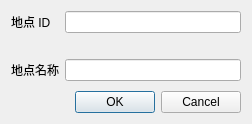
<?xml version="1.0" encoding="UTF-8"?>
<ui version="4.0">
 <class>NewLocationDialog</class>
 <widget class="QDialog" name="NewLocationDialog">
  <property name="geometry">
   <rect>
    <x>0</x>
    <y>0</y>
    <width>252</width>
    <height>124</height>
   </rect>
  </property>
  <property name="modal">
   <bool>true</bool>
  </property>
  <layout class="QVBoxLayout" name="verticalLayout">
   <item>
    <widget class="QFrame" name="form">
     <layout class="QFormLayout" name="formLayout">
      <property name="leftMargin">
       <number>0</number>
      </property>
      <property name="topMargin">
       <number>0</number>
      </property>
      <property name="rightMargin">
       <number>0</number>
      </property>
      <property name="bottomMargin">
       <number>0</number>
      </property>
      <item row="0" column="0">
       <widget class="QLabel" name="label_IdName">
        <property name="text">
         <string>地点 ID</string>
        </property>
       </widget>
      </item>
      <item row="0" column="1">
       <widget class="QLineEdit" name="lineEdit_IdName">
        <property name="clearButtonEnabled">
         <bool>true</bool>
        </property>
       </widget>
      </item>
      <item row="1" column="1">
       <widget class="QLabel" name="label_IdNameError">
        <property name="visible">
         <bool>false</bool>
        </property>
        <property name="styleSheet">
         <string notr="true">color: rgb(255, 0, 0)</string>
        </property>
        <property name="text">
         <string/>
        </property>
       </widget>
      </item>
      <item row="2" column="1">
       <widget class="QLineEdit" name="lineEdit_DisplayName"/>
      </item>
      <item row="2" column="0">
       <widget class="QLabel" name="label_DisplayName">
        <property name="text">
         <string>地点名称</string>
        </property>
       </widget>
      </item>
     </layout>
    </widget>
   </item>
   <item>
    <widget class="QDialogButtonBox" name="buttonBox">
     <property name="orientation">
      <enum>Qt::Orientation::Horizontal</enum>
     </property>
     <property name="standardButtons">
      <set>QDialogButtonBox::StandardButton::Cancel|QDialogButtonBox::StandardButton::Ok</set>
     </property>
     <property name="centerButtons">
      <bool>false</bool>
     </property>
    </widget>
   </item>
  </layout>
 </widget>
 <resources/>
 <connections/>
</ui>
